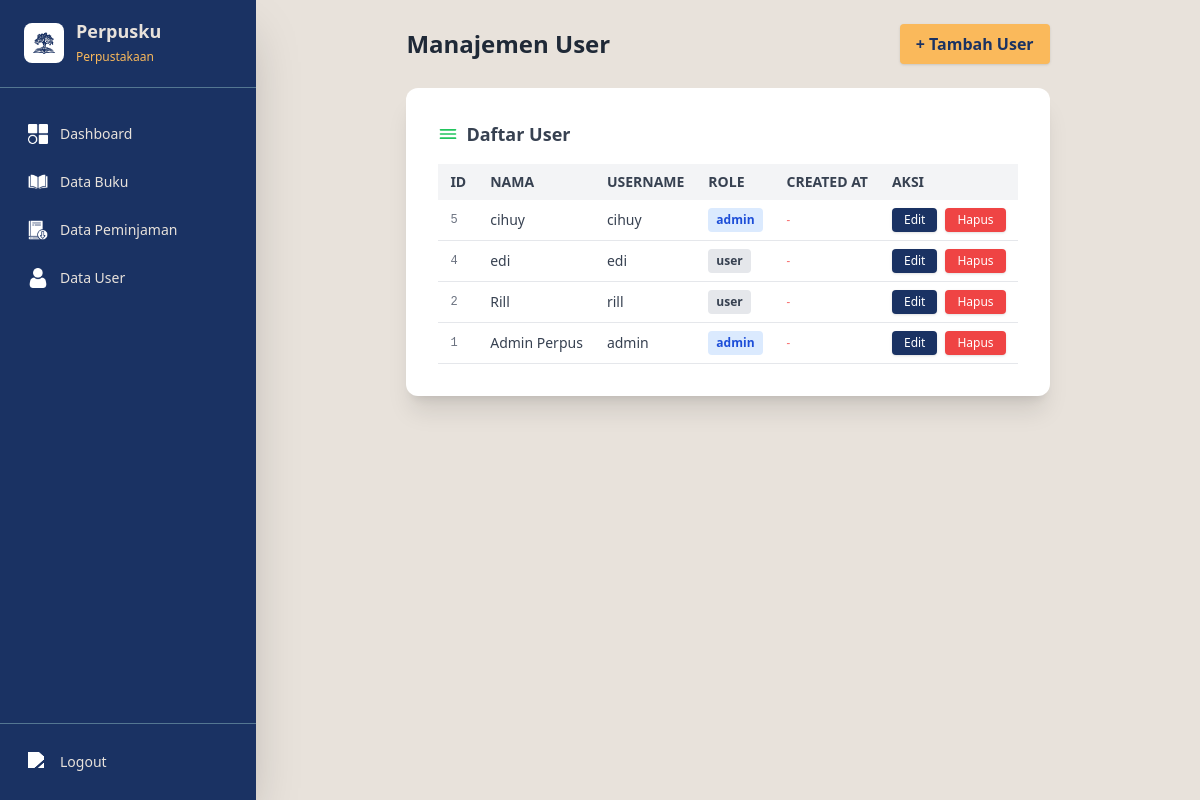
Before: /view/admin/crud_user.php (signed in) with the older database file.
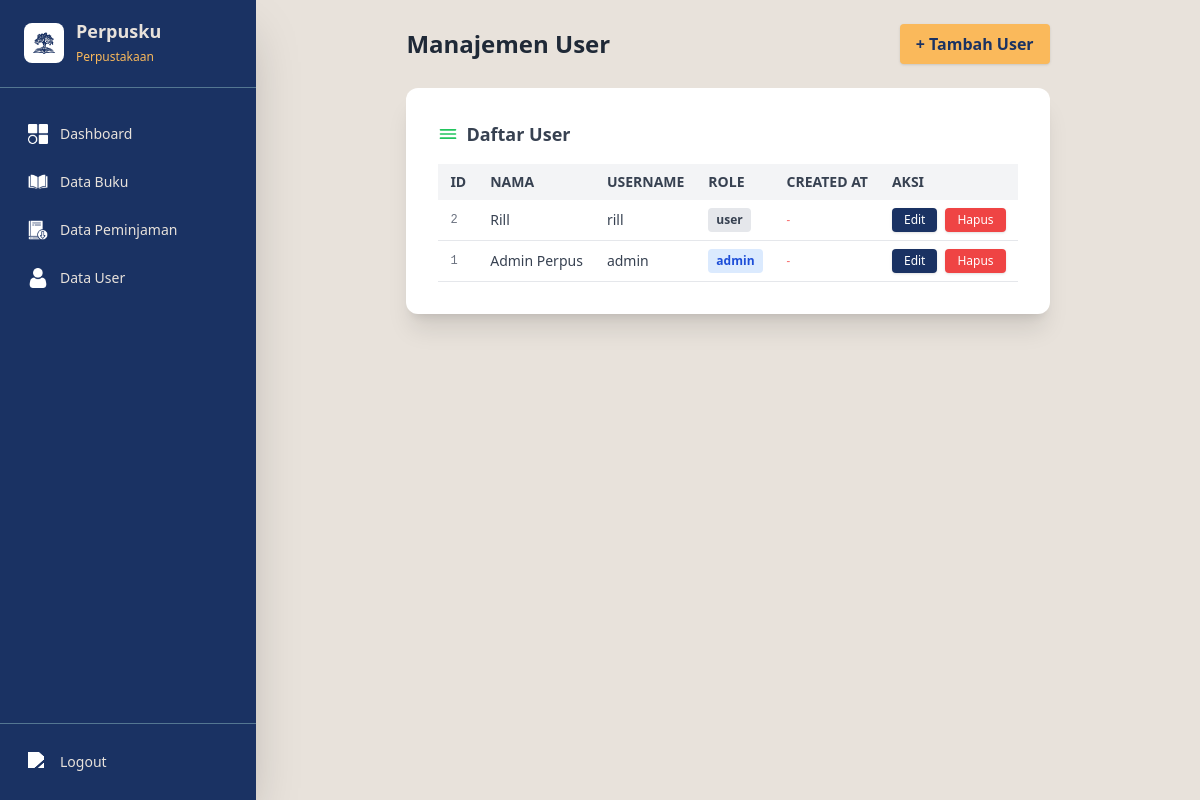
After: the same page with the newer database file.
### tables this page shows
CREATE TABLE `users` (
  `id_user` int(11) NOT NULL,
  `nama` varchar(100) NOT NULL,
  `username` varchar(50) NOT NULL,
  `password` varchar(255) NOT NULL,
  `role` enum('admin','user') NOT NULL,
  `created_at` datetime DEFAULT current_timestamp()
);

### view/admin/crud_user.php (the view, shortened to what this page needs)
<?php
include '../../model/koneksi.php';
$result = mysqli_query($koneksi, "SELECT * FROM users ORDER BY id_user DESC");
?>
<!DOCTYPE html>
<html lang="id">
<head>
	<script src="https://cdn.tailwindcss.com"></script>
</head>
<body class="bg-perpusku4 min-h-screen">
	<?php include '../partials/admin_sidebar.php'; ?>
	<div id="mainContent" class="flex-1 flex flex-col min-h-screen md:ml-64 transition-all duration-300 p-4 md:p-6">
		<div class="max-w-4xl mx-auto">
			<div class="flex items-center justify-between mb-6">
				<h2 class="text-2xl font-bold text-gray-800">Manajemen User</h2>
				<a href="tambah_user.php" class="bg-perpusku3 hover:bg-yellow-400 text-perpusku1 font-semibold px-4 py-2 rounded shadow">+ Tambah User</a>
			</div>
			<div class="bg-white rounded-xl shadow-xl p-6 md:p-8 mb-8">
				<div class="font-semibold text-lg mb-4 text-gray-700 flex items-center gap-2">
					<svg xmlns="http://www.w3.org/2000/svg" class="h-5 w-5 text-green-500" fill="none" viewBox="0 0 24 24" stroke="currentColor"><path stroke-linecap="round" stroke-linejoin="round" stroke-width="2" d="M3 7h18M3 12h18M3 17h18" /></svg>
					Daftar User
				</div>
				<div class="overflow-x-auto">
					<table class="min-w-full text-sm text-left text-gray-700">
						<thead class="bg-gray-100 text-gray-700 uppercase">
							<tr>
								<th class="py-2 px-3">ID</th>
								<th class="py-2 px-3">Nama</th>
								<th class="py-2 px-3">Username</th>
								<th class="py-2 px-3">Role</th>
								<th class="py-2 px-3">Created At</th>
								<th class="py-2 px-3">Aksi</th>
							</tr>
						</thead>
						<tbody>
						<?php while ($row = mysqli_fetch_assoc($result)): ?>
							<tr class="border-b hover:bg-blue-50">
								<td class="py-2 px-3 font-mono text-xs text-gray-500"><?= htmlspecialchars($row['id_user']) ?></td>
								<td class="py-2 px-3"><?= htmlspecialchars($row['nama']) ?></td>
								<td class="py-2 px-3"><?= htmlspecialchars($row['username']) ?></td>
								<td class="py-2 px-3">
									<span class="inline-block px-2 py-1 rounded text-xs font-semibold <?= $row['role'] == 'admin' ? 'bg-blue-100 text-blue-700' : 'bg-gray-200 text-gray-700' ?>">
										<?= htmlspecialchars($row['role']) ?>
									</span>
								</td>
								<td class="py-2 px-3 text-xs text-gray-500"><?= isset($row['create_at']) ? htmlspecialchars($row['create_at']) : '<span class="italic text-red-400">-</span>' ?></td>
								<td class="py-2 px-3 flex gap-2">
									<a href="tambah_user.php?edit=<?= $row['id_user'] ?>" class="bg-perpusku1 hover:bg-perpusku2 text-white px-3 py-1 rounded shadow text-xs">Edit</a>
									<a href="../../controller/aksi_crud_user.php?hapus=<?= $row['id_user'] ?>" class="bg-red-500 hover:bg-red-600 text-white px-3 py-1 rounded shadow text-xs" onclick="return confirm('Yakin hapus user ini?')">Hapus</a>
								</td>
							</tr>
						<?php endwhile; ?>
						</tbody>
					</table>
				</div>
			</div>
		</div>
	</div>
</body>
</html>

### view/partials/admin_sidebar.php (shortened to what this page needs)
<div id="app">
        <div class="flex items-center gap-3 px-6 py-5 border-b border-perpusku2">
            <div class="flex items-center gap-3 flex-1 cursor-pointer" onclick="toggleCollapseSidebar()" title="Toggle Sidebar">
                <div class="w-10 h-10 rounded-lg bg-white flex items-center justify-center flex-shrink-0">
                    <img src="../../public/image/perpusku.png" alt="Logo" class="w-8 h-8" />
                </div>
                <div class="sidebar-label">
                    <span class="font-bold text-lg block leading-tight">Perpusku</span>
                    <span class="text-perpusku3 text-xs">Perpustakaan</span>
                </div>
            </div>
        </div>
        <nav class="flex-1 px-3 py-6 space-y-1 overflow-y-auto">
            <a href="dashboard.php" class="flex items-center gap-3 px-4 py-3 rounded-lg text-perpusku4 hover:bg-perpusku2 transition duration-300 sidebar-link group">
                <img src="../../public/image/dashboard.png" class="h-5 w-5 flex-shrink-0" alt="Dashboard">
                <span class="sidebar-label font-medium text-sm group-hover:text-white">Dashboard</span>
            </a>
            <a href="../admin/crud_buku.php" class="flex items-center gap-3 px-4 py-3 rounded-lg text-perpusku4 hover:bg-perpusku2 transition duration-300 sidebar-link group">
                <img src="../../public/image/book.png" class="h-5 w-5 flex-shrink-0" alt="Data Buku">
                <span class="sidebar-label font-medium text-sm group-hover:text-white">Data Buku</span>
            </a>
            <a href="transaksi.php" class="flex items-center gap-3 px-4 py-3 rounded-lg text-perpusku4 hover:bg-perpusku2 transition duration-300 sidebar-link group">
                <img src="../../public/image/pinjam.png" class="h-5 w-5 flex-shrink-0" alt="Peminjaman">
                <span class="sidebar-label font-medium text-sm group-hover:text-white">Data Peminjaman</span>
            </a>
            <a href="../admin/crud_user.php" class="flex items-center gap-3 px-4 py-3 rounded-lg text-perpusku4 hover:bg-perpusku2 transition duration-300 sidebar-link group">
                <img src="../../public/image/user.png" class="h-5 w-5 flex-shrink-0" alt="User">
                <span class="sidebar-label font-medium text-sm group-hover:text-white">Data User</span>
            </a>
        </nav>
        <div class="px-3 py-4 border-t border-perpusku2">
            <a href="../../controller/aksi_logout.php" class="flex items-center gap-3 px-4 py-3 rounded-lg text-perpusku4 hover:bg-red-600 transition duration-300 sidebar-link group">
                <img src="../../public/image/logout.png" class="h-5 w-5 flex-shrink-0" alt="Logout">
                <span class="sidebar-label font-medium text-sm group-hover:text-white">Logout</span>
            </a>
        </div>
    </div>

### view/partials/admin_sidebar.php (style rules this page uses)
.sidebar-link img { filter: brightness(0) saturate(100%) invert(1); }
.sidebar-link { position: relative; overflow: hidden; }
.sidebar-link::before { content: ''; position: absolute; top: 0; left: -100%; width: 100%; height: 100%; background: rgba(255, 255, 255, 0.1); transition: left 0.3s ease; }
.sidebar-link > * { position: relative; z-index: 1; }

Changed rows visible on the page:
removed users: id_user "5", nama "cihuy", username "cihuy", role "admin"
removed users: id_user "4", nama "edi", username "edi", role "user"
